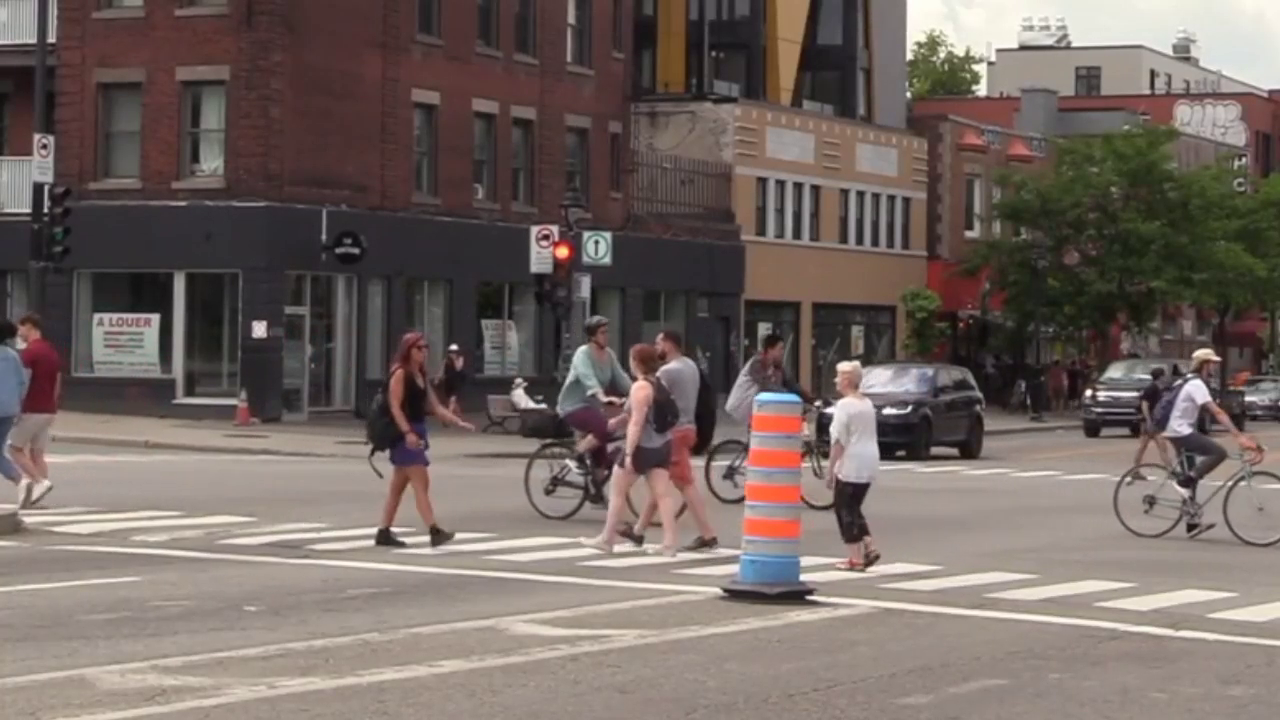
#> input picture frame 23 of test0.mp4, 1280 x 720 px
$ python detect.py
#> lines starting #> are read from the running program, lines starting #| are printed output that depends on the picture
# import opencv
import cv2
import imutils
import numpy as np
from imutils.object_detection import non_max_suppression

# use HOG
hog = cv2.HOGDescriptor()
hog.setSVMDetector(cv2.HOGDescriptor_getDefaultPeopleDetector())

# test and test1 are too noisy
vid = cv2.VideoCapture("./test0.mp4")

while vid.isOpened():
  captured, frame = vid.read()
#> frame is the input picture: shape (720, 1280, 3); mean B, G, R 98.3, 103.5, 115.7

  if captured:
    frame = imutils.resize(frame, width=min(800, frame.shape[1]))
#> frame: shape (450, 800, 3)

    # detectMultiScale to detect multiple pedestrians in a frame
    (regions, _) = hog.detectMultiScale(frame, winStride=(4,4), padding=(4,4), scale=1.3)
#> regions = [[498, 223, 73, 146], [214, 198, 83, 166], [710, 200, 83, 166], [360, 175, 108, 216], [477, 187, 108, 216]]

    '''
      the following commented codeblock does not use non-max-suppression
      to put the rectangle boundary on detected pedestrian
      resulting to overlaping rectangle boundaries
    '''
    # for (x,y,w,h) in regions:
    #   cv2.rectangle(frame, (x,y), (x+w, y+h), (0, 255, 0), 2)

    regions = np.array([[x, y, x + w, y + h] for (x, y, w, h) in regions])
#> regions = [[498, 223, 571, 369], [214, 198, 297, 364], [710, 200, 793, 366], [360, 175, 468, 391], [477, 187, 585, 403]]
    pick = non_max_suppression(regions, probs=None, overlapThresh=0.65)
#> pick = [[477, 187, 585, 403], [360, 175, 468, 391], [710, 200, 793, 366], [214, 198, 297, 364]]

    # put the rectangle boundary to each pedestrian
    for (xA, yA, xB, yB) in pick:
      cv2.rectangle(frame, (xA, yA), (xB, yB), (0, 255, 0), 2)
#> this loop made 4 passes
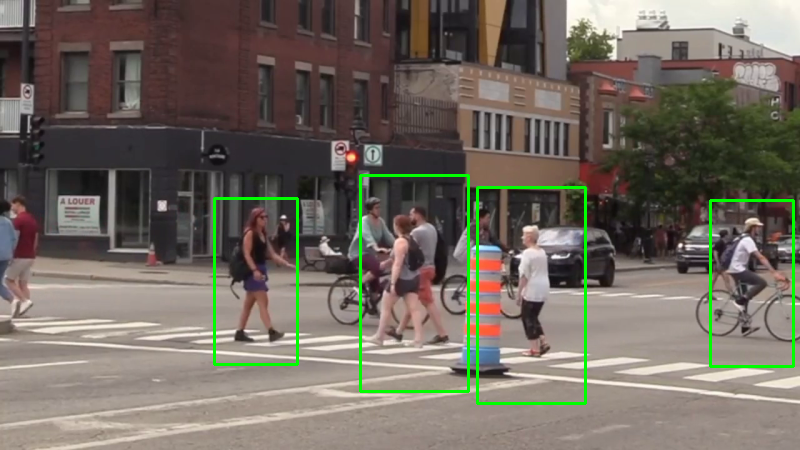
#> frame: shape (450, 800, 3); mean B, G, R 96.3, 106.2, 113.3

    cv2.imshow("Pedestrians", frame)
    if cv2.waitKey(25) == 13:
#> (key Esc is pressed here)
      break
  else:
    break

vid.release()
cv2.destroyAllWindows()

$ run again, starting later in the video
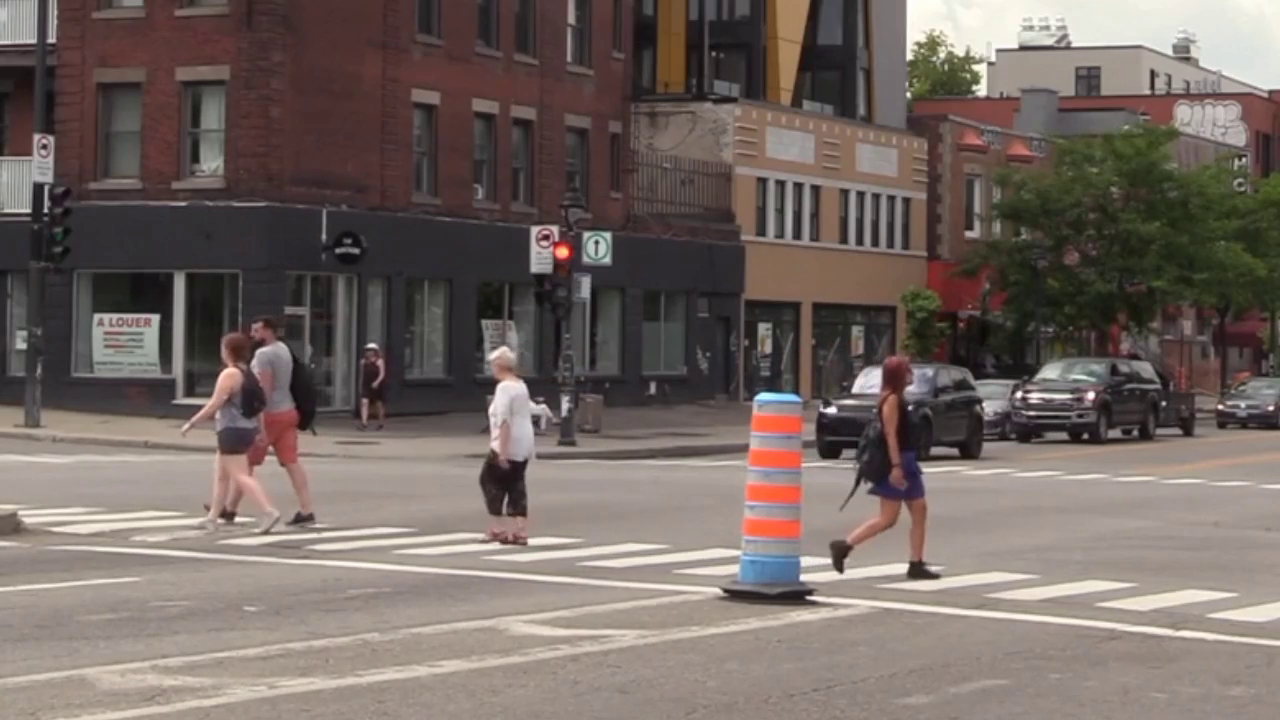
#> input picture frame 106 of test0.mp4, 1280 x 720 px
#> frame is the input picture: shape (720, 1280, 3); mean B, G, R 99.1, 104.3, 116.3
#> `(regions, _) = hog.detectMultiScale(frame, winStride=(4,4), padding=(4..`: regions = [[288, 208, 64, 128], [116, 187, 83, 166], [277, 201, 83, 166]]
#> `regions = np.array([[x, y, x + w, y + h] for (x, y, w, h) in regions])`: regions = [[288, 208, 352, 336], [116, 187, 199, 353], [277, 201, 360, 367]]
#> pick = [[277, 201, 360, 367], [116, 187, 199, 353]]
#> the loop `for (xA, yA, xB, yB) in pick:` made 2 passes
#> after the loop `for (xA, yA, xB, yB) in pick:`:
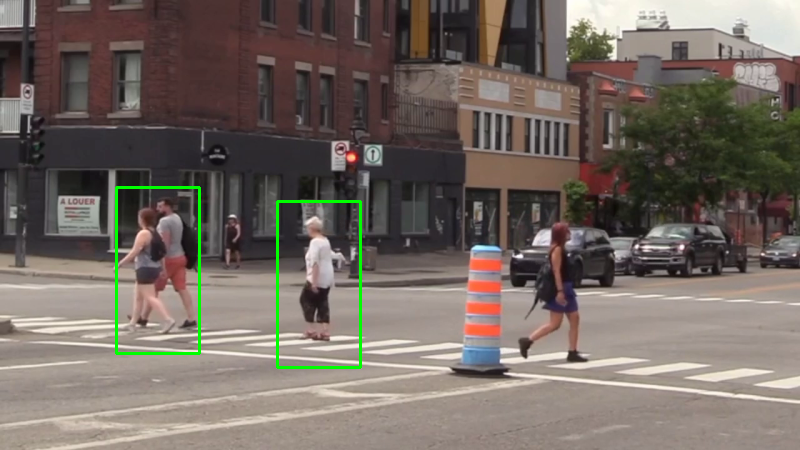
#> frame: shape (450, 800, 3); mean B, G, R 98.2, 105.5, 115.3

$ run again, starting later in the video
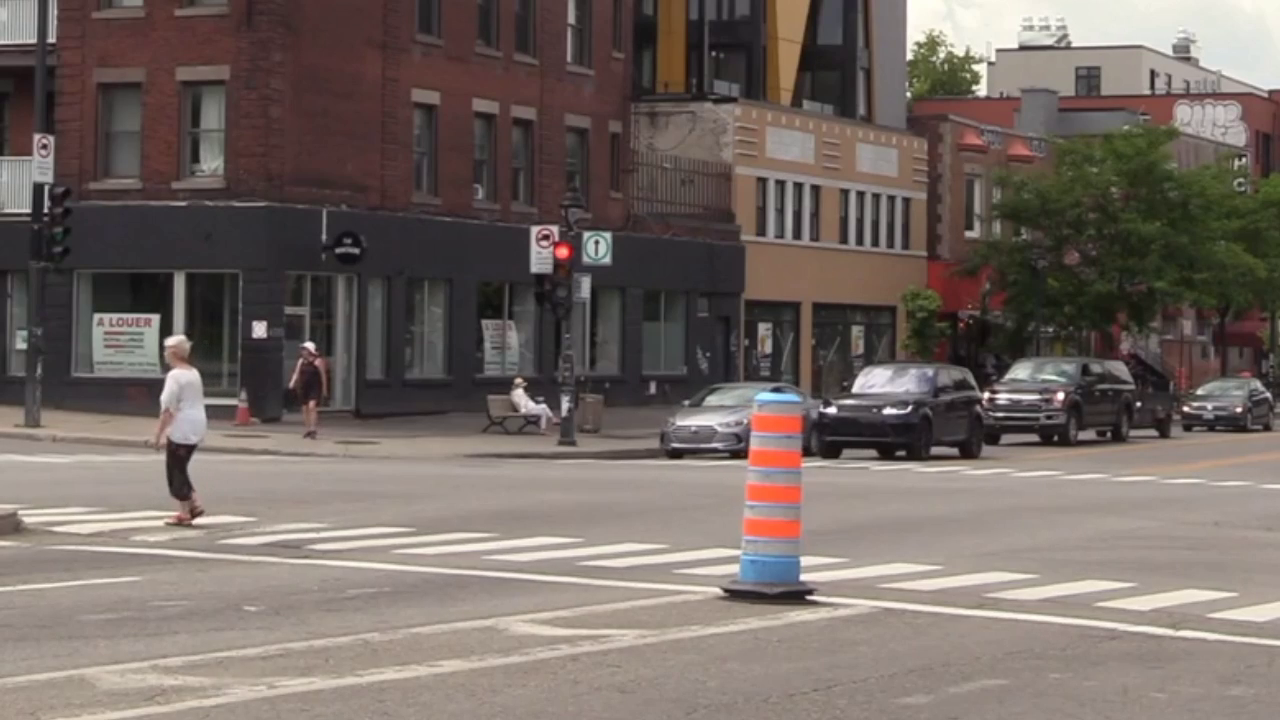
#> input picture frame 188 of test0.mp4, 1280 x 720 px
#> frame is the input picture: shape (720, 1280, 3); mean B, G, R 99.9, 105.4, 116.4
#> `(regions, _) = hog.detectMultiScale(frame, winStride=(4,4), padding=(4..`: regions = [[78, 198, 73, 146]]
#> `regions = np.array([[x, y, x + w, y + h] for (x, y, w, h) in regions])`: regions = [[78, 198, 151, 344]]
#> the loop `for (xA, yA, xB, yB) in pick:` made 1 pass
#> after the loop `for (xA, yA, xB, yB) in pick:`:
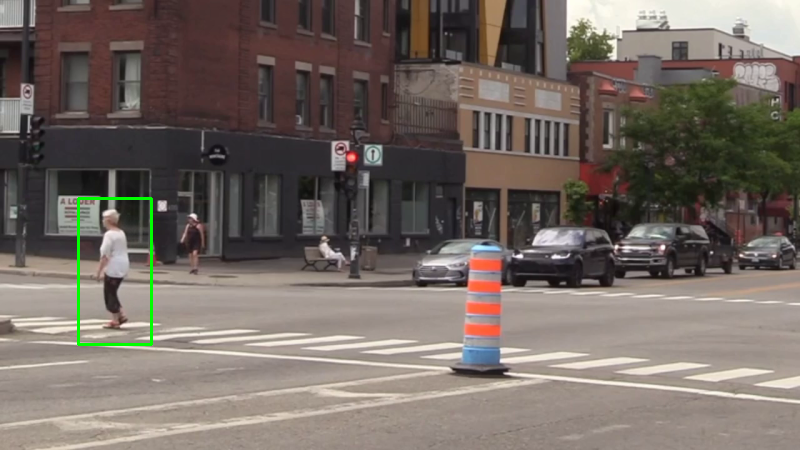
#> frame: shape (450, 800, 3); mean B, G, R 99.4, 105.9, 115.9
